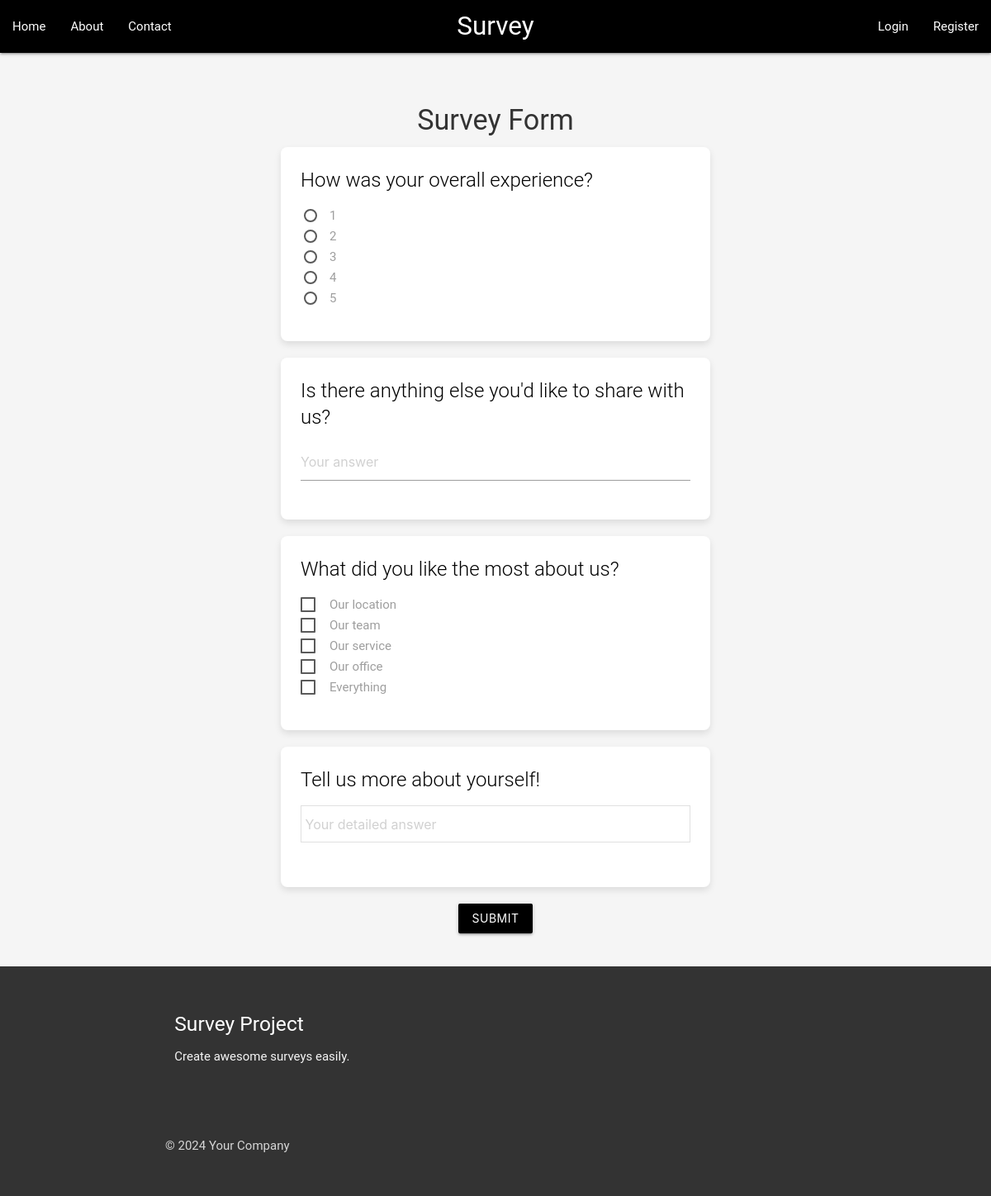
The page / on the database its author committed.
### home/models.py (models this page shows, shortened)
class Questions(models.Model):
    QUESTON_TYPE = (("Text", "Text"),( "BigText", "BigText"), ("Radio", "Radio"),
                    ("Checkbox", "Checkboz"))
    question = models.CharField(max_length=100)
    question_type = models.CharField(choices=QUESTON_TYPE, max_length=100, default="Text")

class Options(models.Model):
    question = models.ForeignKey(Questions, on_delete=models.CASCADE, related_name="options")
    option_name = models.CharField(max_length=100)

### home/views.py (the view, shortened to what this page needs)
# urls.py: path('', survey_view, name='home'),  # Root URL mapped to survey_view
def survey_view(request):
    questions = Questions.objects.all()
    return render(request, 'survey.html', {'questions': questions})

### home/templates/survey.html (shortened to what this page needs)
{% extends 'base.html' %}
{% block content %}
<div class="container">
    <h4 class="center-align">Survey Form</h4>
    <form method="post">
        {% for question in questions %}
            <div class="card hoverable">
                <div class="card-content">
                    <span class="card-title">{{ question.question }}</span>
                    <div class="input-field">
                        {% if question.question_type == "Text" %}
                            <input type="text" name="response_{{ question.id }}" class="validate" placeholder="Your answer" required>
                        {% elif question.question_type == "BigText" %}
                            <textarea name="response_{{ question.id }}" class="materialize-textarea" placeholder=" Your detailed answer" required></textarea>
                        {% elif question.question_type == "Radio" %}
                            {% for option in question.options.all %}
                                <p>
                                    <label>
                                        <span>{{ option.option_name }}</span>
                                    </label>
                                </p>
                            {% endfor %}
                        {% elif question.question_type == "Checkbox" %}
                            {% for option in question.options.all %}
                                <p>
                                    <label>
                                        <span>{{ option.option_name }}</span>
                                    </label>
                                </p>
                            {% endfor %}
                        {% endif %}
                    </div>
                </div>
            </div>
        {% endfor %}
        <div class="center-align">
            <button type="submit" class="btn waves-effect waves-light">Submit</button>
        </div>
    </form>
</div>
{% endblock %}

### home/templates/base.html (shortened to what this page needs)
<!DOCTYPE html>
<html lang="en">
<head>
    <link href="https://cdnjs.cloudflare.com/ajax/libs/materialize/1.0.0/css/materialize.min.css" rel="stylesheet">
</head>
<body>
    <nav class="nav-extended">
        <div class="nav-wrapper">
            <a href="#" class="brand-logo center">Survey</a>
            <ul class="left hide-on-med-and-down">
                <li><a href="#">Home</a></li>
                <li><a href="#">About</a></li>
                <li><a href="#">Contact</a></li>
            </ul>
            <ul class="right hide-on-med-and-down">
                <li><a href="#">Login</a></li>
                <li><a href="#">Register</a></li>
            </ul>
        </div>
    </nav>
    <div class="container">
        {% block content %}
        {% endblock %}
    </div>
    <footer class="page-footer">
        <div class="container">
            <div class="row">
                <div class="col l6 s12">
                    <h5 class="white-text">Survey Project</h5>
                    <p class="grey-text text-lighten-4">Create awesome surveys easily.</p>
                </div>
            </div>
        </div>
        <div class="footer-copyright">
            <div class="container">
                © 2024 Your Company
            </div>
        </div>
    </footer>
</body>
</html>

### home/templates/base.html (style rules this page uses)
body { background-color: #f5f5f5; color: #333333; margin: 0; font-family: 'Roboto', sans-serif; }
.nav-wrapper { background-color: #000000; }
.brand-logo { font-size: 1.8rem; color: #ffffff; }
.card { margin-bottom: 20px; border-radius: 8px; background-color: #ffffff; color: #333333; box-shadow: 0 4px 8px rgba(0, 0, 0, 0.1); }
.btn { background-color: #000000; color: #ffffff; }
footer.page-footer { background-color: #333333; color: #ffffff; padding: 20px 0; }
.footer-copyright { background-color: #000000; padding: 10px 0; }
.container { padding: 20px; }
.input-field input, .input-field textarea { color: #333333; background-color: #ffffff; border: 1px solid #e0e0e0; }
.card-title { color: #000000; }

### rows shown on the page
Questions: question "How was your overall experience?"
Options: option_name "1"
Options: option_name "2"
Options: option_name "3"
Options: option_name "4"
Options: option_name "5"
Questions: question "Is there anything else you'd like to share with us?"
Questions: question "What did you like the most about us?"
Options: option_name "Our location"
Options: option_name "Our team"
Options: option_name "Our service"
Options: option_name "Our office"
Options: option_name "Everything"
Questions: question "Tell us more about yourself!", id "Your detailed answer"
